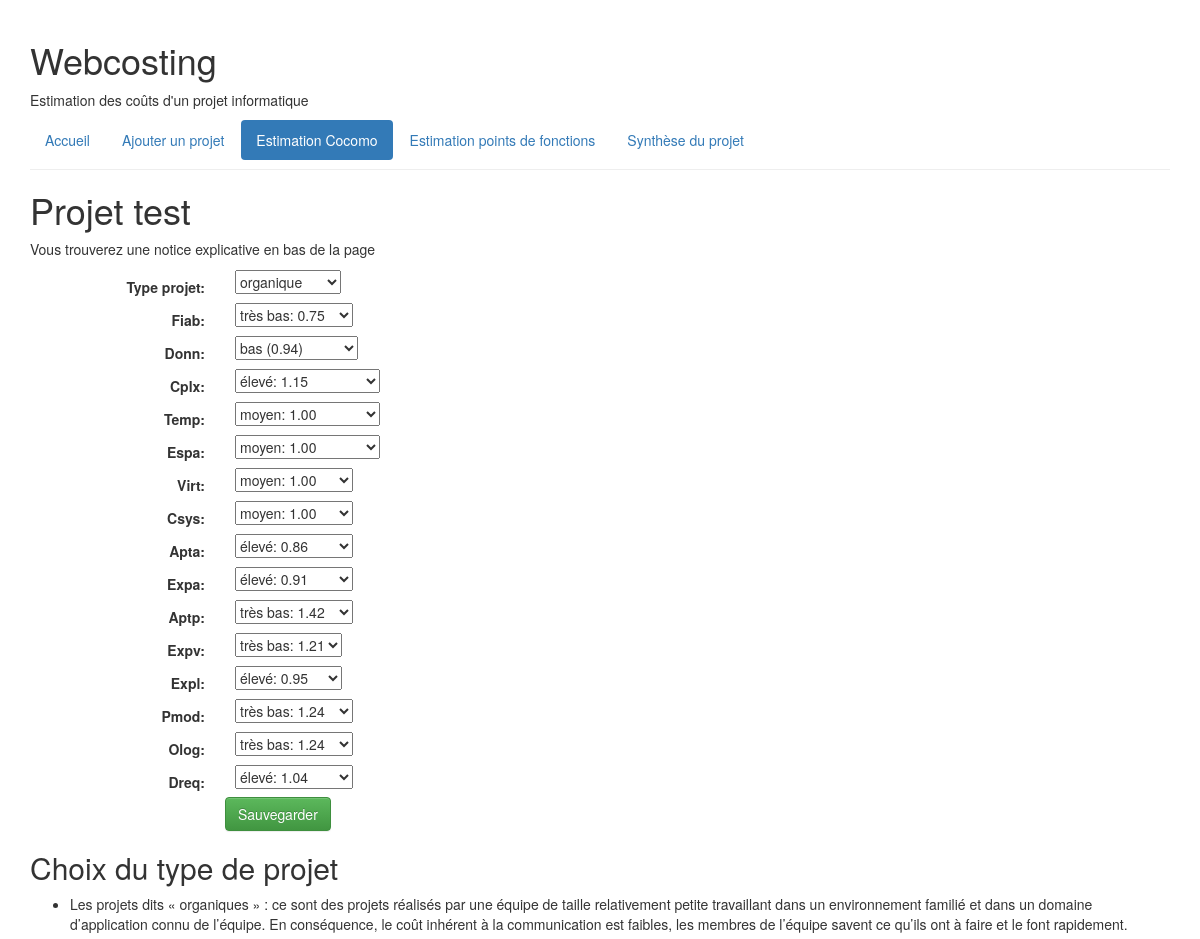
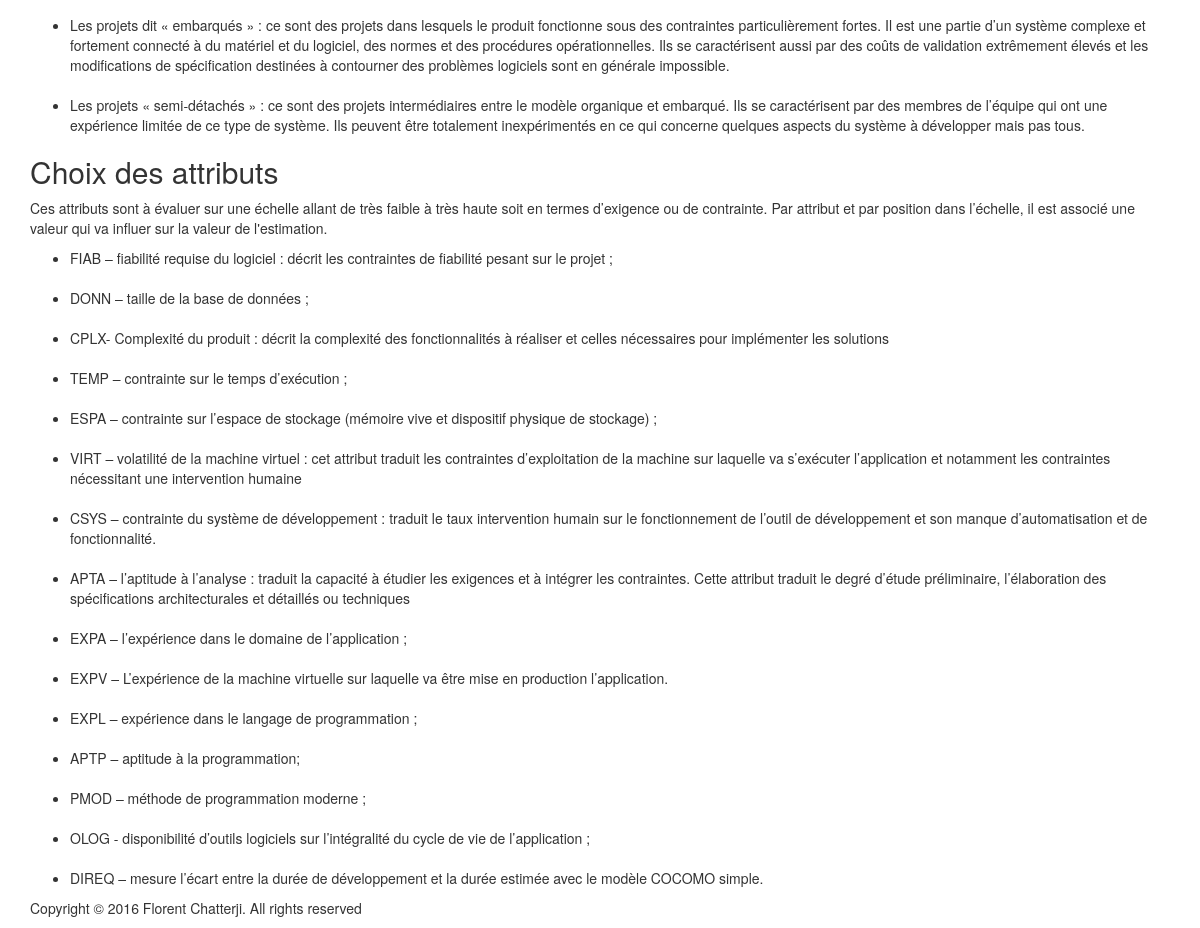
Screenshot of /webcosting/projet/129/cocomo/update/ with the database file from the repository (2 pictures, top to bottom).
### webcosting/models.py (models this page shows, shortened)
class Projet(models.Model):
    nom_projet = models.CharField(
        'nom du projet',
        max_length=100,
        default=None
        )
    date_dernier_enregistrement = models.DateTimeField(
        'date du dernier enregistrement',
        auto_now=True,
        null=True
        )
    ORGANIQUE = 'OR'
    SEMIDETACHE = 'SD'
    EMBARQUE = 'EM'
    TYPE_PROJET_CHOIX = (
        (ORGANIQUE, 'organique'),
        (SEMIDETACHE, 'semi-détaché'),
        (EMBARQUE, 'embarqué'),
    )
    type_projet = models.CharField(
        max_length=2,
        choices=TYPE_PROJET_CHOIX,
        default='organique'
        )
    taille_projet = models.ForeignKey(
        TailleProjet,
        on_delete=models.CASCADE,
        blank=True,
        null=True,
        )
    language_de_programmation = models.ForeignKey(
        LanguageDeProgrammation,
        on_delete=models.CASCADE,
        blank=True,
        null=True,
        )
    facteur_ajustement = models.IntegerField(
        default=1,
        blank=True,
        null=True,
        )
    FIAB_CHOIX = (
        (0.75, 'très bas: 0.75'),
        (0.88, 'bas: 0.88'),
        (1.00, 'moyen: 1.00'),
        (1.15, 'élevé: 1.15'),
        (1.40, 'très élevé: 1.40'),
        )
    fiab = models.FloatField(
        choices=FIAB_CHOIX,
        default=1.00,
        blank=True,
        null=True,
        )
    DONN_CHOIX = (
        (0.94, 'bas (0.94)'),
        (1.00, 'moyen (1.00)'),
        (1.08, 'élevé (1.08)'),
        (1.16, 'très élevé (1.16)'),
        )
    donn = models.FloatField(
        choices=DONN_CHOIX,
        default=1.00,
        blank=True,
        null=True,
        )
    CPLX_CHOIX = (
        (0.70, 'très bas: 0.70'),
        (0.85, 'bas: 0.85'),
        (1.00, 'moyen: 1.00'),
        (1.15, 'élevé: 1.15'),
        (1.30, 'très élevé: 1.30'),
        (1.65, 'très très élevé: 1.65'),
        )
    cplx = models.FloatField(
        choices=CPLX_CHOIX,
        default=1.00,
        blank=True,
        null=True,
        )
    TEMP_CHOIX = (
        (1.00, 'moyen: 1.00'),
        (1.11, 'élevé: 1.11'),
        (1.30, 'très élevé: 1.30'),
        (1.66, 'très très élevé: 1.66'),
        )
    temp = models.FloatField(
        choices=TEMP_CHOIX,
        default=1.00,
        blank=True,
        null=True,
        )
    ESPA_CHOIX = (
        (1.00, 'moyen: 1.00'),
        (1.06, 'élevé: 1.06'),
        (1.21, 'très élevé: 1.21'),
        (1.56, 'très très élevé: 1.56'),
        )
    espa = models.FloatField(
        choices=ESPA_CHOIX,
        default=1.00,
        blank=True,
        null=True,
        )
    VIRT_CHOIX = (
        (0.87, 'bas: 0.87'),
        (1.00, 'moyen: 1.00'),
        (1.15, 'élevé: 1.15'),
        (1.30, 'très élevé: 1.30'),
        )
    virt = models.FloatField(
        choices=VIRT_CHOIX,
        default=1.00,
        blank=True,
        null=True,
        )
    CSYS_CHOIX = (
        (0.87, 'bas: 0.87'),
        (1.00, 'moyen: 1.00'),
        (1.07, 'élevé: 1.07'),
        (1.15, 'très élevé: 1.15'),
        )
    csys = models.FloatField(
        choices=CSYS_CHOIX,
        default=1.00,
        blank=True,
        null=True,
        )
    APTA_CHOIX = (
        (1.46, 'très bas: 1.46'),
        (1.19, 'bas: 1.19'),
        (1.00, 'moyen: 1.00'),
        (0.86, 'élevé: 0.86'),
        (0.71, 'très élevé: 0.71'),
        )
    apta = models.FloatField(
        choices=APTA_CHOIX,
        default=1.00,
        blank=True,
        null=True,
        )
    EXPA_CHOIX = (
        (1.29, 'très bas: 1.29'),
        (1.13, 'bas: 1.13'),
        (1.00, 'moyen: 1.00'),
        (0.91, 'élevé: 0.91'),
        (0.82, 'très élevé: 0.82'),
        )
    expa = models.FloatField(
        choices=EXPA_CHOIX,
        default=1.00,
        blank=True,
        null=True,
        )
    APTP_CHOIX = (
        (1.42, 'très bas: 1.42'),
        (1.17, 'bas: 1.17'),
        (1.00, 'moyen: 1.00'),
        (0.86, 'élevé: 0.86'),
        (0.70, 'très élevé: 0.70'),
        )
    aptp = models.FloatField(
        choices=APTP_CHOIX,
        default=1.00,
        blank=True,
        null=True,
        )
    EXPV_CHOIX = (
        (1.21, 'très bas: 1.21'),
        (1.10, 'bas: 1.10'),
        (1.00, 'moyen: 1.00'),
        (0.95, 'élevé: 0.95'),
        )
    expv = models.FloatField(
        choices=EXPV_CHOIX,
        default=1.00,
        blank=True,
        null=True,
        )
    EXPL_CHOIX = (
        (1.14, 'très bas: 1.14'),
        (1.07, 'bas: 1.07'),
        (1.00, 'moyen: 1.00'),
        (0.95, 'élevé: 0.95'),
        )
    expl = models.FloatField(
        choices=EXPL_CHOIX,
        default=1.00,
        blank=True,
        null=True,
        )
    PMOD_CHOIX = (
        (1.24, 'très bas: 1.24'),
        (1.10, 'bas: 1.10'),
        (1.00, 'moyen: 1.00'),
        (0.91, 'élevé: 0.91'),
        (0.82, 'très élevé: 0.82'),
        )
    pmod = models.FloatField(
        choices=PMOD_CHOIX,
        default=1.00,
        blank=True,
        null=True,
        )
    OLOG_CHOIX = (
        (1.24, 'très bas: 1.24'),
        (1.10, 'bas: 1.10'),
        (1.00, 'moyen: 1.00'),
        (0.91, 'élevé: 0.91'),
        (0.83, 'très élevé: 0.83'),
        )
    olog = models.FloatField(
        choices=OLOG_CHOIX,
        default=1.00,
        blank=True,
        null=True,
        )
    DREQ_CHOIX = (
        (1.23, 'très bas: 1.23'),
        (1.08, 'bas: 1.08'),
        (1.00, 'moyen: 1.00'),
        (1.04, 'élevé: 1.04'),
        (1.10, 'très élevé: 1.10'),
        )
    dreq = models.FloatField(
        choices=DREQ_CHOIX,
        default=1.00,
        blank=True,
        null=True,
        )
    def _point_de_fonction_brut(self):
        fonctions = Fonction.objects.filter(projet=self.id)
        point_de_fonction_brut = 0
        for fonction in fonctions:
            point_de_fonction_brut += fonction.point_de_fonction_brut
        return point_de_fonction_brut
    point_de_fonction_brut = property(_point_de_fonction_brut)
    def _point_de_fonction_net(self):
        return self.facteur_ajustement * self.point_de_fonction_brut
    point_de_fonction_net = property(_point_de_fonction_net)
    def _charge_de_travail_point_de_fonction(self):
        taille_projet = TailleProjet.objects.get(taille_projet=self.taille_projet)
        charge_de_travail = taille_projet.charge_de_travail
        return charge_de_travail * self.point_de_fonction_net
    charge_de_travail_point_de_fonction = property(_charge_de_travail_point_de_fonction)
    def _charge_de_travail_point_de_fonction_mois(self):
        return self.charge_de_travail_point_de_fonction / 30.0
    charge_de_travail_point_de_fonction_mois = property(_charge_de_travail_point_de_fonction_mois)
    def _kilo_ligne_de_code(self):
        language_de_programmation = LanguageDeProgrammation.objects.get(language_de_programmation=self.language_de_programmation)
        ligne_de_code = language_de_programmation.ligne_de_code
        ligne_de_code = ligne_de_code * self.point_de_fonction_net
        kilo_ligne_de_code = ligne_de_code / 1000.0
        return kilo_ligne_de_code
    kilo_ligne_de_code = property(_kilo_ligne_de_code)
    def _effort_simple(self):
        A = Coefficient.objects.get(
            type_coefficient='A',
            type_projet=self.type_projet,
            )
        B = Coefficient.objects.get(
            type_coefficient='B',
            type_projet=self.type_projet,
            )
        A = A.valeur_coefficient
        B = B.valeur_coefficient
        ligne_de_code = self.kilo_ligne_de_code
        effort_simple = A * (ligne_de_code ** B)
        effort_simple = round(effort_simple, 2)
        return effort_simple
    effort_simple = property(_effort_simple)
    def _charge_de_travail_cocomo(self):
        effort_simple = self.effort_simple
        moyenne_degres_integration = self.fiab / 1.0
        effort_intermediaire = moyenne_degres_integration * effort_simple
        effort_intermediaire = round(effort_intermediaire, 2)
        return effort_intermediaire
    charge_de_travail_cocomo = property(_charge_de_travail_cocomo)
    def _temps_de_developpement(self):
        C = Coefficient.objects.get(
            type_coefficient='C',
            type_projet=self.type_projet
            )
        D = Coefficient.objects.get(
            type_coefficient='D',
            type_projet=self.type_projet
            )
        C = C.valeur_coefficient
        D = D.valeur_coefficient
        effort_simple = self.effort_simple
        temps_de_developpement = C * (effort_simple ** D)
        temps_de_developpement = round(temps_de_developpement, 2)
        return temps_de_developpement
    temps_de_developpement = property(_temps_de_developpement)

### webcosting/views.py (the view)
class CocomoUpdate(UpdateView):
    model = Projet
    fields = ['type_projet', 'fiab', 'donn', 'cplx', 'temp', 'espa', 'virt', 'csys', 'apta', 'expa', 'aptp', 'expv', 'expl', 'pmod', 'olog', 'dreq']
    template_name = 'webcosting/cocomo_form.html'

### webcosting/templates/webcosting/cocomo_form.html (shortened to what this page needs)
{% extends "webcosting/base.html" %}
{% block navigation %}
<ul class="nav nav-pills">
  <li role="presentation"><a href="{% url 'webcosting:index' %}">Accueil</a></li>
  <li role="presentation"><a href="{% url 'webcosting:projet_add' %}" role="button">Ajouter un projet</a></li>
  <li role="presentation" class="active"><a href="{% url 'webcosting:cocomo_update' projet.id %}">Estimation Cocomo</a></li>
  <li role="presentation" ><a href="{% url 'webcosting:fonction' projet.id %}" role="button">Estimation points de fonctions</a></li>
  <li role="presentation"><a href="{% url 'webcosting:projet' projet.id %}">Synthèse du projet</a></li>
</ul>
{% endblock %}
{% block content %}
<h1>Projet {{ projet.nom_projet }} </h1>
<p>Vous trouverez une notice explicative en bas de la page</p>
<form class="form-horizontal" action="" method="post">
    {% include 'webcosting/form-template.html' %}
    <div class="form-group">
        <div class="col-sm-offset-2 col-sm-10">
            <button type="submit" class="btn btn-success">Sauvegarder</button>
        </div>
    </div>
</form>
<h2>Choix du type de projet</h2>
<ul>
  <li>
Les projets dits « organiques » : ce sont des projets réalisés par une équipe de taille
relativement petite travaillant dans un environnement familié et dans un domaine
d’application connu de l’équipe. En conséquence, le coût inhérent à la communication est
faibles, les membres de l’équipe savent ce qu’ils ont à faire et le font rapidement.
  </li>
  <br>
  <li>
Les projets dit « embarqués » : ce sont des projets dans lesquels le produit fonctionne sous
des contraintes particulièrement fortes. Il est une partie d’un système complexe et
fortement connecté à du matériel et du logiciel, des normes et des procédures
opérationnelles. Ils se caractérisent aussi par des coûts de validation extrêmement élevés et
les modifications de spécification destinées à contourner des problèmes logiciels sont en
générale impossible.
  </li>
  <br>
  <li>
Les projets « semi-détachés » : ce sont des projets intermédiaires entre le modèle organique
et embarqué. Ils se caractérisent par des membres de l’équipe qui ont une expérience limitée
de ce type de système. Ils peuvent être totalement inexpérimentés en ce qui concerne
quelques aspects du système à développer mais pas tous.
  </li>
</ul>
<h2>Choix des attributs</h2>
<p>
Ces attributs sont à évaluer sur une échelle allant de très faible à très haute soit en termes
d’exigence ou de contrainte. Par attribut et par position dans l’échelle, il est associé une valeur qui va
influer sur la valeur de l'estimation.
</p>
<ul>
<li>
FIAB – fiabilité requise du logiciel : décrit les contraintes de fiabilité pesant sur le projet ;
</li>
<br>
<li>
DONN – taille de la base de données ;
</li>
<br>
<li>
CPLX- Complexité du produit : décrit la complexité des fonctionnalités à réaliser et celles
nécessaires pour implémenter les solutions
</li>
<br>
<li>
TEMP – contrainte sur le temps d’exécution ;
</li>
<br>
<li>
ESPA – contrainte sur l’espace de stockage (mémoire vive et dispositif physique de
stockage) ;
</li>
<br>
<li>
VIRT – volatilité de la machine virtuel : cet attribut traduit les contraintes d’exploitation de la
machine sur laquelle va s’exécuter l’application et notamment les contraintes nécessitant
une intervention humaine
</li>
<br>
<li>
CSYS – contrainte du système de développement : traduit le taux intervention humain sur le
fonctionnement de l’outil de développement et son manque d’automatisation et de
fonctionnalité.
</li>
<br>
<li>
APTA – l’aptitude à l’analyse : traduit la capacité à étudier les exigences et à intégrer les
contraintes. Cette attribut traduit le degré d’étude préliminaire, l’élaboration des
spécifications architecturales et détaillés ou techniques
</li>
<br>
<li>
EXPA – l’expérience dans le domaine de l’application ;
</li>
<br>
<li>
EXPV – L’expérience de la machine virtuelle sur laquelle va être mise en production
l’application.
</li>
<br>
<li>
EXPL – expérience dans le langage de programmation ;
</li>
<br>
<li>
APTP – aptitude à la programmation;
</li>
<br>
<li>
PMOD – méthode de programmation moderne ;
</li>
<br>
<li>
OLOG - disponibilité d’outils logiciels sur l’intégralité du cycle de vie de l’application ;
</li>
<br>
<li>
DIREQ – mesure l’écart entre la durée de développement et la durée estimée avec le modèle
COCOMO simple.
</li>
</ul>
{% endblock %}

### webcosting/templates/webcosting/form-template.html (shortened to what this page needs)
{% for field in form %}
<div class="formgroup">
    <div class="col-sm-offset-2 col-sm-10">
    </div>
    <label class="control-label col-sm-2">{{ field.label_tag}}</label>
    <div class="col-sm-10">{{ field }}</div>
</div>
{% endfor %}

### rows the page displays
Projet: nom_projet "test", form "organique" "très bas: 0.75" "bas (0.94)" "élevé: 1.15" "moyen: 1.00" "moyen: 1.00" "moyen: 1.00" "moyen: 1.00" "élevé: 0.86" "élevé: 0.91" "très bas: 1.42" "très bas: 1.21" "élevé: 0.95" "très bas: 1.24" "très bas: 1.24" "élevé: 1.04"

### other values shown
{{ field.label_tag }} "Type projet:" "Fiab:" "Donn:" "Cplx:" "Temp:" "Espa:" "Virt:" "Csys:" "Apta:" "Expa:" "Aptp:" "Expv:" "Expl:" "Pmod:" "Olog:" "Dreq:"
